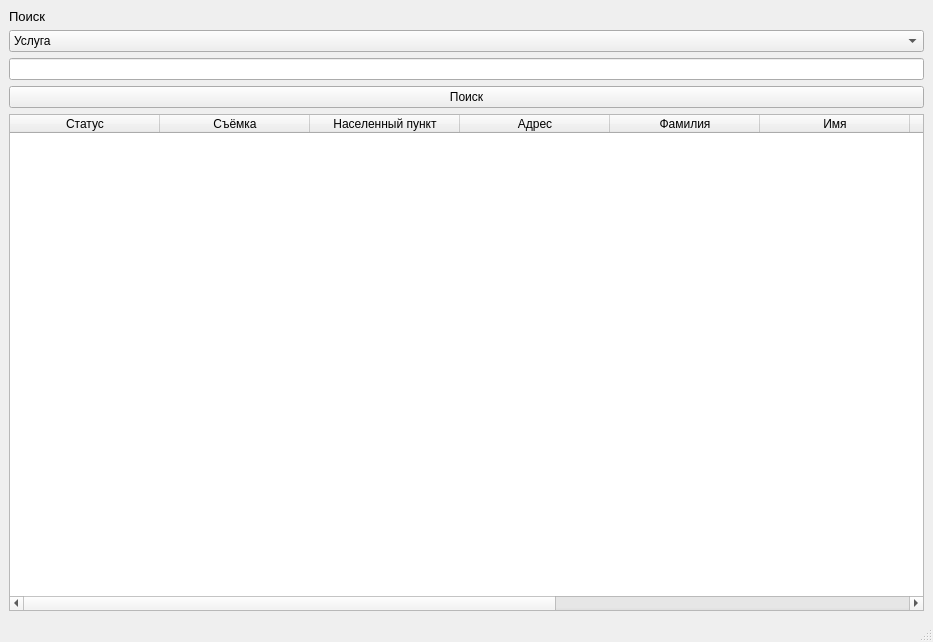
<?xml version="1.0" encoding="UTF-8"?>
<ui version="4.0">
 <class>viewAllServices</class>
 <widget class="QMainWindow" name="viewAllServices">
  <property name="geometry">
   <rect>
    <x>0</x>
    <y>0</y>
    <width>933</width>
    <height>642</height>
   </rect>
  </property>
  <property name="windowTitle">
   <string>MainWindow</string>
  </property>
  <widget class="QWidget" name="centralwidget">
   <layout class="QGridLayout" name="gridLayout">
    <item row="2" column="0">
     <widget class="QLineEdit" name="lineEdit">
      <property name="font">
       <font>
        <pointsize>9</pointsize>
       </font>
      </property>
     </widget>
    </item>
    <item row="4" column="0">
     <widget class="QTableWidget" name="tableWidget">
      <attribute name="horizontalHeaderDefaultSectionSize">
       <number>150</number>
      </attribute>
      <column>
       <property name="text">
        <string>Статус</string>
       </property>
      </column>
      <column>
       <property name="text">
        <string>Съёмка</string>
       </property>
      </column>
      <column>
       <property name="text">
        <string>Населенный пункт</string>
       </property>
      </column>
      <column>
       <property name="text">
        <string>Адрес</string>
       </property>
      </column>
      <column>
       <property name="text">
        <string>Фамилия</string>
       </property>
      </column>
      <column>
       <property name="text">
        <string>Имя</string>
       </property>
      </column>
      <column>
       <property name="text">
        <string>Отчество</string>
       </property>
      </column>
      <column>
       <property name="text">
        <string>Номер телефона</string>
       </property>
      </column>
      <column>
       <property name="text">
        <string>Дата записи</string>
       </property>
      </column>
      <column>
       <property name="text">
        <string>Услуга</string>
       </property>
      </column>
     </widget>
    </item>
    <item row="0" column="0">
     <widget class="QLabel" name="label">
      <property name="font">
       <font>
        <pointsize>10</pointsize>
       </font>
      </property>
      <property name="text">
       <string>Поиск</string>
      </property>
     </widget>
    </item>
    <item row="1" column="0">
     <widget class="QComboBox" name="comboBox">
      <property name="font">
       <font>
        <pointsize>9</pointsize>
       </font>
      </property>
      <item>
       <property name="text">
        <string>Услуга</string>
       </property>
      </item>
      <item>
       <property name="text">
        <string>Населенный пункт</string>
       </property>
      </item>
      <item>
       <property name="text">
        <string>Фамилия</string>
       </property>
      </item>
      <item>
       <property name="text">
        <string>Статус</string>
       </property>
      </item>
     </widget>
    </item>
    <item row="3" column="0">
     <widget class="QPushButton" name="pushButtonSearch">
      <property name="font">
       <font>
        <pointsize>9</pointsize>
       </font>
      </property>
      <property name="text">
       <string>Поиск</string>
      </property>
     </widget>
    </item>
   </layout>
  </widget>
  <widget class="QMenuBar" name="menubar">
   <property name="geometry">
    <rect>
     <x>0</x>
     <y>0</y>
     <width>933</width>
     <height>26</height>
    </rect>
   </property>
  </widget>
  <widget class="QStatusBar" name="statusbar"/>
 </widget>
 <resources/>
 <connections/>
</ui>
